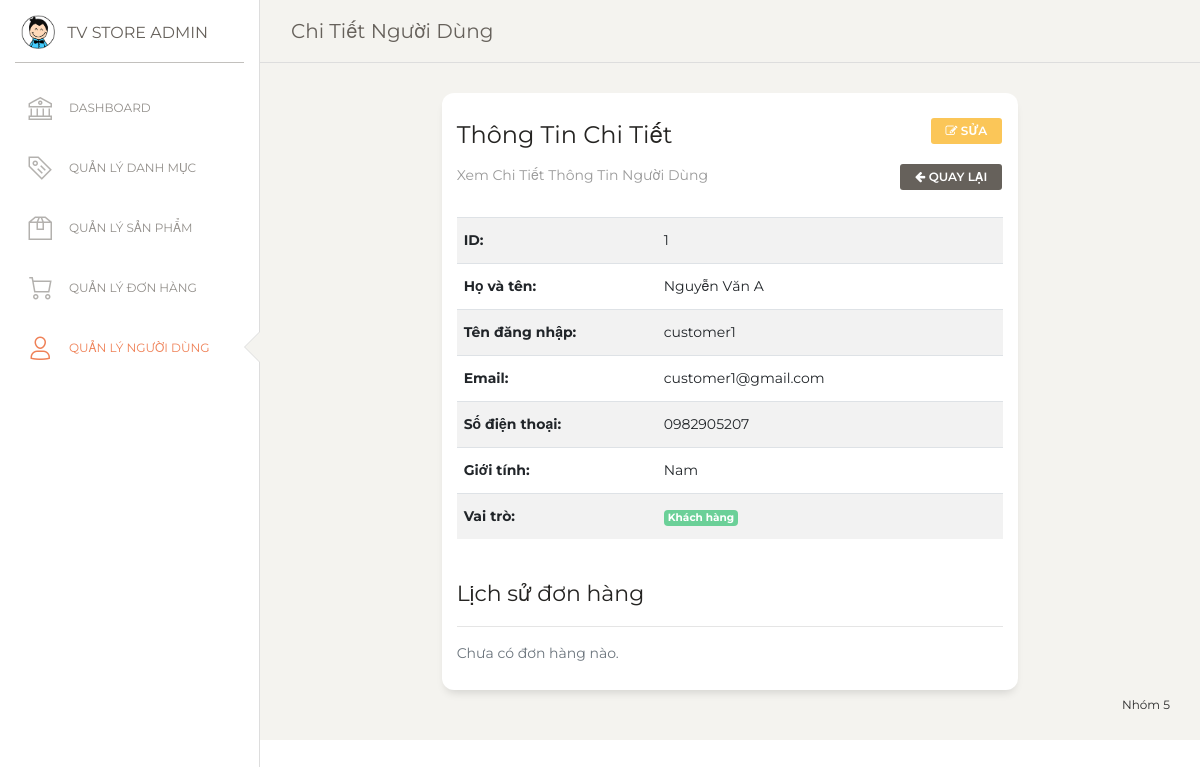
The app's page /admin.php?page=users&action=view&id=1 (signed in) with its own data.
### tables this page shows
CREATE TABLE `users` (
  `id` int(11) NOT NULL,
  `full_name` varchar(100) NOT NULL,
  `user_name` varchar(50) NOT NULL,
  `password` varchar(255) NOT NULL,
  `phone` varchar(20) DEFAULT NULL,
  `email` varchar(100) DEFAULT NULL,
  `gender` enum('male','female','other') NOT NULL,
  `role` enum('admin','customer') NOT NULL
);

### controllers/userController.php (called while the page is built, shortened)
<?php
require_once "models/user.php";
class UserController {
    private $userModel;
    public function __construct() {
        $this->userModel = new User();
    }
    public function view() {
        $id = $_GET['id'] ?? 0;
        $user = $this->userModel->getById($id);
        include "views/users/view.php";
    }
}

### config/database.php (called while the page is built, shortened)
<?php
class Database
{
    public static function connect()
    {
        $host = DB_HOST;
        $dbname = DB_NAME;
        $user = DB_USER;
        $pass = DB_PASS;
        try {
            $pdo = new PDO("mysql:host=$host;dbname=$dbname;charset=utf8", $user, $pass);
            $pdo->setAttribute(PDO::ATTR_ERRMODE, PDO::ERRMODE_EXCEPTION);
            $pdo->setAttribute(PDO::ATTR_DEFAULT_FETCH_MODE, PDO::FETCH_ASSOC);
            return $pdo;
        } catch (PDOException $e) {
            throw new Exception("❌ Lỗi kết nối DB: " . $e->getMessage());
        }
    }
}

### models/user.php (called while the page is built, shortened)
<?php
class User {
    private $conn;
    public function __construct() {
        $this->conn = Database::connect();
    }
    public function getById($id) {
        $sql = "SELECT id, full_name, user_name, phone, email, gender, role
                FROM users WHERE id = ?";
        $stmt = $this->conn->prepare($sql);
        $stmt->execute([$id]);
        return $stmt->fetch();
    }
}

### views/users/view.php (the view, shortened to what this page needs)
<!doctype html>
<html lang="en">
<head>
  <link href="https://maxcdn.bootstrapcdn.com/font-awesome/latest/css/font-awesome.min.css" rel="stylesheet">
  <link href="/qlbanhang/public/assets/css/bootstrap.min.css" rel="stylesheet" />
  <link href="/qlbanhang/public/assets/css/paper-dashboard.css?v=2.0.1" rel="stylesheet" />
  <link href="/qlbanhang/public/assets/demo/demo.css" rel="stylesheet" />
</head>
<body class="">
  <div class="wrapper ">
    <div class="sidebar" data-color="white" data-active-color="danger">
      <div class="logo">
        <a href="/qlbanhang/admin.php" class="simple-text logo-mini">
          <div class="logo-image-small">
            <img src="/qlbanhang/public/assets/img/logo-small.png">
          </div>
        </a>
        <a href="/qlbanhang/admin.php" class="simple-text logo-normal">TV Store Admin</a>
      </div>
      <div class="sidebar-wrapper">
        <ul class="nav">
          <li>
            <a href="/qlbanhang/admin.php?page=dashboard&action=index">
              <i class="nc-icon nc-bank"></i>
              <p>Dashboard</p>
            </a>
          </li>
          <li>
            <a href="/qlbanhang/admin.php?page=categories&action=index">
              <i class="nc-icon nc-tag-content"></i>
              <p>Quản lý Danh mục</p>
            </a>
          </li>
          <li>
            <a href="/qlbanhang/admin.php?page=products&action=index">
              <i class="nc-icon nc-box-2"></i>
              <p>Quản lý Sản phẩm</p>
            </a>
          </li>
          <li>
            <a href="/qlbanhang/admin.php?page=orders&action=index">
              <i class="nc-icon nc-cart-simple"></i>
              <p>Quản lý Đơn hàng</p>
            </a>
          </li>
          <li class="active">
            <a href="/qlbanhang/admin.php?page=users&action=index">
              <i class="nc-icon nc-single-02"></i>
              <p>Quản lý Người dùng</p>
            </a>
          </li>
        </ul>
      </div>
    </div>
    <div class="main-panel">
      <nav class="navbar navbar-expand-lg navbar-absolute fixed-top navbar-transparent">
        <div class="container-fluid">
          <div class="navbar-wrapper">
            <a class="navbar-brand" href="javascript:;">Chi Tiết Người Dùng</a>
          </div>
        </div>
      </nav>
      <div class="content">
        <div class="row">
          <div class="col-md-8 offset-md-2">
            <div class="card">
              <div class="card-header">
                <div class="row">
                  <div class="col-md-8">
                    <h4 class="card-title">Thông Tin Chi Tiết</h4>
                    <p class="card-category">Xem chi tiết thông tin người dùng</p>
                  </div>
                  <div class="col-md-4 text-right">
                    <a href="/qlbanhang/admin.php?page=users&action=edit&id=<?php echo $user['id']; ?>"
                       class="btn btn-warning btn-sm">
                      <i class="fa fa-edit"></i> Sửa
                    </a>
                    <a href="/qlbanhang/admin.php?page=users&action=index"
                       class="btn btn-secondary btn-sm">
                      <i class="fa fa-arrow-left"></i> Quay lại
                    </a>
                  </div>
                </div>
              </div>
              <div class="card-body">
                <div class="row">
                  <div class="col-md-12">
                    <table class="table table-striped">
                      <tbody>
                        <tr>
                          <th width="200">ID:</th>
                          <td><?php echo $user['id']; ?></td>
                        </tr>
                        <tr>
                          <th>Họ và tên:</th>
                          <td><?php echo htmlspecialchars($user['full_name']); ?></td>
                        </tr>
                        <tr>
                          <th>Tên đăng nhập:</th>
                          <td><?php echo htmlspecialchars($user['user_name']); ?></td>
                        </tr>
                        <tr>
                          <th>Email:</th>
                          <td><?php echo htmlspecialchars($user['email']); ?></td>
                        </tr>
                        <tr>
                          <th>Số điện thoại:</th>
                          <td><?php echo htmlspecialchars($user['phone']) ?: 'Chưa cập nhật'; ?></td>
                        </tr>
                        <tr>
                          <th>Giới tính:</th>
                          <td>
                            <?php
                            switch($user['gender']) {
                              case 'male': echo 'Nam'; break;
                            }
                            ?>
                          </td>
                        </tr>
                        <tr>
                          <th>Vai trò:</th>
                          <td>
                            <?php if ($user['role'] == 'admin'): ?>
                              <span class="badge badge-danger">Admin</span>
                            <?php else: ?>
                              <span class="badge badge-success">Khách hàng</span>
                            <?php endif; ?>
                          </td>
                        </tr>
                      </tbody>
                    </table>
                  </div>
                </div>
                <?php if ($user['role'] == 'customer'): ?>
                <div class="row mt-4">
                  <div class="col-md-12">
                    <h5>Lịch sử đơn hàng</h5>
                    <hr>
                    <?php if (!empty($orders)): ?>
                      <div class="table-responsive">
                        <table class="table table-sm">
                          <thead>
                            <tr>
                              <th>Mã đơn</th>
                              <th>Ngày đặt</th>
                              <th>Tổng tiền</th>
                              <th>Trạng thái</th>
                              <th>Thao tác</th>
                            </tr>
                          </thead>
                          <tbody>
                            <?php foreach ($orders as $order): ?>
                              <tr>
                                <td>#<?php echo $order['id']; ?></td>
                                <td><?php echo date('d/m/Y', strtotime($order['created_at'])); ?></td>
                                <td><?php echo number_format($order['total_amount'], 0, ',', '.'); ?>đ</td>
                                <td>
                                  <?php
                                  $statusColors = [
                                    'pending' => 'warning',
                                    'confirmed' => 'info',
                                    'shipping' => 'primary',
                                    'delivered' => 'success',
                                    'cancelled' => 'danger'
                                  ];
                                  $statusTexts = [
                                    'pending' => 'Chờ xử lý',
                                    'confirmed' => 'Đã xác nhận',
                                    'shipping' => 'Đang giao',
                                    'delivered' => 'Đã giao',
                                    'cancelled' => 'Đã hủy'
                                  ];
                                  ?>
                                  <span class="badge badge-<?php echo $statusColors[$order['status']]; ?>">
                                    <?php echo $statusTexts[$order['status']]; ?>
                                  </span>
                                </td>
                                <td>
                                  <a href="/qlbanhang/admin.php?page=orders&action=view&id=<?php echo $order['id']; ?>"
                                     class="btn btn-info btn-xs">
                                    <i class="fa fa-eye"></i>
                                  </a>
                                </td>
                              </tr>
                            <?php endforeach; ?>
                          </tbody>
                        </table>
                      </div>
                    <?php else: ?>
                      <p class="text-muted">Chưa có đơn hàng nào.</p>
                    <?php endif; ?>
                  </div>
                </div>
                <?php endif; ?>
              </div>
            </div>
          </div>
        </div>
      </div>
      <footer class="footer" style="position: absolute; bottom: 0; width: -webkit-fill-available;">
        <div class="container-fluid">
          <div class="row">
            <nav class="footer-nav">
            </nav>
            <div class="credits ml-auto">
              <span class="copyright">Nhóm 5</span>
            </div>
          </div>
        </div>
      </footer>
    </div>
  </div>
</body>
</html>

### records on screen
users: id "1", full_name "Nguyễn Văn A", user_name "customer1", email "customer1@gmail.com", phone "0982905207"
